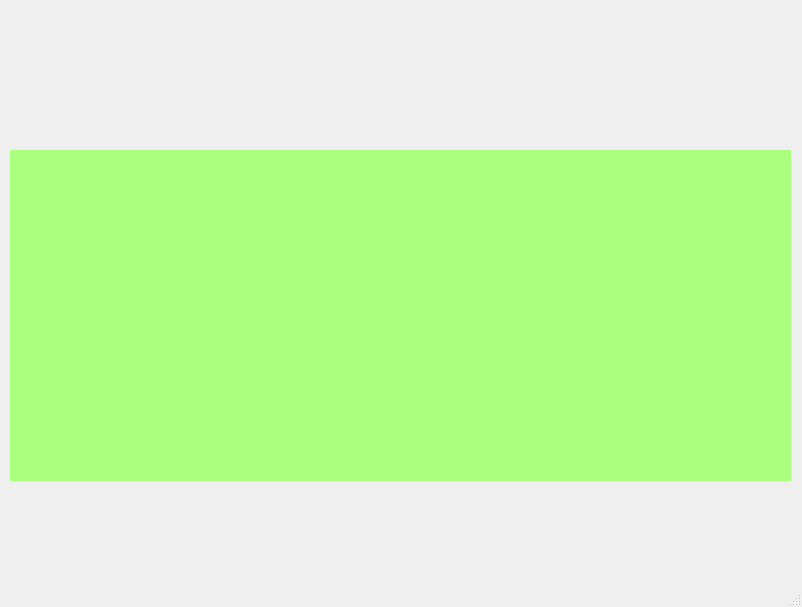
<?xml version="1.0" encoding="UTF-8"?>
<ui version="4.0">
 <class>MainWindow</class>
 <widget class="QMainWindow" name="MainWindow">
  <property name="geometry">
   <rect>
    <x>0</x>
    <y>0</y>
    <width>802</width>
    <height>607</height>
   </rect>
  </property>
  <property name="windowTitle">
   <string>MainWindow</string>
  </property>
  <widget class="QWidget" name="centralwidget">
   <widget class="PlotWidget" name="graphWidget" native="true">
    <property name="geometry">
     <rect>
      <x>10</x>
      <y>150</y>
      <width>781</width>
      <height>331</height>
     </rect>
    </property>
    <property name="palette">
     <palette>
      <active>
       <colorrole role="WindowText">
        <brush brushstyle="SolidPattern">
         <color alpha="255">
          <red>0</red>
          <green>0</green>
          <blue>0</blue>
         </color>
        </brush>
       </colorrole>
       <colorrole role="Button">
        <brush brushstyle="SolidPattern">
         <color alpha="255">
          <red>170</red>
          <green>255</green>
          <blue>127</blue>
         </color>
        </brush>
       </colorrole>
       <colorrole role="Light">
        <brush brushstyle="SolidPattern">
         <color alpha="255">
          <red>255</red>
          <green>255</green>
          <blue>255</blue>
         </color>
        </brush>
       </colorrole>
       <colorrole role="Midlight">
        <brush brushstyle="SolidPattern">
         <color alpha="255">
          <red>212</red>
          <green>255</green>
          <blue>191</blue>
         </color>
        </brush>
       </colorrole>
       <colorrole role="Dark">
        <brush brushstyle="SolidPattern">
         <color alpha="255">
          <red>85</red>
          <green>127</green>
          <blue>63</blue>
         </color>
        </brush>
       </colorrole>
       <colorrole role="Mid">
        <brush brushstyle="SolidPattern">
         <color alpha="255">
          <red>113</red>
          <green>170</green>
          <blue>84</blue>
         </color>
        </brush>
       </colorrole>
       <colorrole role="Text">
        <brush brushstyle="SolidPattern">
         <color alpha="255">
          <red>0</red>
          <green>0</green>
          <blue>0</blue>
         </color>
        </brush>
       </colorrole>
       <colorrole role="BrightText">
        <brush brushstyle="SolidPattern">
         <color alpha="255">
          <red>255</red>
          <green>255</green>
          <blue>255</blue>
         </color>
        </brush>
       </colorrole>
       <colorrole role="ButtonText">
        <brush brushstyle="SolidPattern">
         <color alpha="255">
          <red>0</red>
          <green>0</green>
          <blue>0</blue>
         </color>
        </brush>
       </colorrole>
       <colorrole role="Base">
        <brush brushstyle="SolidPattern">
         <color alpha="255">
          <red>255</red>
          <green>255</green>
          <blue>255</blue>
         </color>
        </brush>
       </colorrole>
       <colorrole role="Window">
        <brush brushstyle="SolidPattern">
         <color alpha="255">
          <red>170</red>
          <green>255</green>
          <blue>127</blue>
         </color>
        </brush>
       </colorrole>
       <colorrole role="Shadow">
        <brush brushstyle="SolidPattern">
         <color alpha="255">
          <red>0</red>
          <green>0</green>
          <blue>0</blue>
         </color>
        </brush>
       </colorrole>
       <colorrole role="AlternateBase">
        <brush brushstyle="SolidPattern">
         <color alpha="255">
          <red>212</red>
          <green>255</green>
          <blue>191</blue>
         </color>
        </brush>
       </colorrole>
       <colorrole role="ToolTipBase">
        <brush brushstyle="SolidPattern">
         <color alpha="255">
          <red>255</red>
          <green>255</green>
          <blue>220</blue>
         </color>
        </brush>
       </colorrole>
       <colorrole role="ToolTipText">
        <brush brushstyle="SolidPattern">
         <color alpha="255">
          <red>0</red>
          <green>0</green>
          <blue>0</blue>
         </color>
        </brush>
       </colorrole>
      </active>
      <inactive>
       <colorrole role="WindowText">
        <brush brushstyle="SolidPattern">
         <color alpha="255">
          <red>0</red>
          <green>0</green>
          <blue>0</blue>
         </color>
        </brush>
       </colorrole>
       <colorrole role="Button">
        <brush brushstyle="SolidPattern">
         <color alpha="255">
          <red>170</red>
          <green>255</green>
          <blue>127</blue>
         </color>
        </brush>
       </colorrole>
       <colorrole role="Light">
        <brush brushstyle="SolidPattern">
         <color alpha="255">
          <red>255</red>
          <green>255</green>
          <blue>255</blue>
         </color>
        </brush>
       </colorrole>
       <colorrole role="Midlight">
        <brush brushstyle="SolidPattern">
         <color alpha="255">
          <red>212</red>
          <green>255</green>
          <blue>191</blue>
         </color>
        </brush>
       </colorrole>
       <colorrole role="Dark">
        <brush brushstyle="SolidPattern">
         <color alpha="255">
          <red>85</red>
          <green>127</green>
          <blue>63</blue>
         </color>
        </brush>
       </colorrole>
       <colorrole role="Mid">
        <brush brushstyle="SolidPattern">
         <color alpha="255">
          <red>113</red>
          <green>170</green>
          <blue>84</blue>
         </color>
        </brush>
       </colorrole>
       <colorrole role="Text">
        <brush brushstyle="SolidPattern">
         <color alpha="255">
          <red>0</red>
          <green>0</green>
          <blue>0</blue>
         </color>
        </brush>
       </colorrole>
       <colorrole role="BrightText">
        <brush brushstyle="SolidPattern">
         <color alpha="255">
          <red>255</red>
          <green>255</green>
          <blue>255</blue>
         </color>
        </brush>
       </colorrole>
       <colorrole role="ButtonText">
        <brush brushstyle="SolidPattern">
         <color alpha="255">
          <red>0</red>
          <green>0</green>
          <blue>0</blue>
         </color>
        </brush>
       </colorrole>
       <colorrole role="Base">
        <brush brushstyle="SolidPattern">
         <color alpha="255">
          <red>255</red>
          <green>255</green>
          <blue>255</blue>
         </color>
        </brush>
       </colorrole>
       <colorrole role="Window">
        <brush brushstyle="SolidPattern">
         <color alpha="255">
          <red>170</red>
          <green>255</green>
          <blue>127</blue>
         </color>
        </brush>
       </colorrole>
       <colorrole role="Shadow">
        <brush brushstyle="SolidPattern">
         <color alpha="255">
          <red>0</red>
          <green>0</green>
          <blue>0</blue>
         </color>
        </brush>
       </colorrole>
       <colorrole role="AlternateBase">
        <brush brushstyle="SolidPattern">
         <color alpha="255">
          <red>212</red>
          <green>255</green>
          <blue>191</blue>
         </color>
        </brush>
       </colorrole>
       <colorrole role="ToolTipBase">
        <brush brushstyle="SolidPattern">
         <color alpha="255">
          <red>255</red>
          <green>255</green>
          <blue>220</blue>
         </color>
        </brush>
       </colorrole>
       <colorrole role="ToolTipText">
        <brush brushstyle="SolidPattern">
         <color alpha="255">
          <red>0</red>
          <green>0</green>
          <blue>0</blue>
         </color>
        </brush>
       </colorrole>
      </inactive>
      <disabled>
       <colorrole role="WindowText">
        <brush brushstyle="SolidPattern">
         <color alpha="255">
          <red>85</red>
          <green>127</green>
          <blue>63</blue>
         </color>
        </brush>
       </colorrole>
       <colorrole role="Button">
        <brush brushstyle="SolidPattern">
         <color alpha="255">
          <red>170</red>
          <green>255</green>
          <blue>127</blue>
         </color>
        </brush>
       </colorrole>
       <colorrole role="Light">
        <brush brushstyle="SolidPattern">
         <color alpha="255">
          <red>255</red>
          <green>255</green>
          <blue>255</blue>
         </color>
        </brush>
       </colorrole>
       <colorrole role="Midlight">
        <brush brushstyle="SolidPattern">
         <color alpha="255">
          <red>212</red>
          <green>255</green>
          <blue>191</blue>
         </color>
        </brush>
       </colorrole>
       <colorrole role="Dark">
        <brush brushstyle="SolidPattern">
         <color alpha="255">
          <red>85</red>
          <green>127</green>
          <blue>63</blue>
         </color>
        </brush>
       </colorrole>
       <colorrole role="Mid">
        <brush brushstyle="SolidPattern">
         <color alpha="255">
          <red>113</red>
          <green>170</green>
          <blue>84</blue>
         </color>
        </brush>
       </colorrole>
       <colorrole role="Text">
        <brush brushstyle="SolidPattern">
         <color alpha="255">
          <red>85</red>
          <green>127</green>
          <blue>63</blue>
         </color>
        </brush>
       </colorrole>
       <colorrole role="BrightText">
        <brush brushstyle="SolidPattern">
         <color alpha="255">
          <red>255</red>
          <green>255</green>
          <blue>255</blue>
         </color>
        </brush>
       </colorrole>
       <colorrole role="ButtonText">
        <brush brushstyle="SolidPattern">
         <color alpha="255">
          <red>85</red>
          <green>127</green>
          <blue>63</blue>
         </color>
        </brush>
       </colorrole>
       <colorrole role="Base">
        <brush brushstyle="SolidPattern">
         <color alpha="255">
          <red>170</red>
          <green>255</green>
          <blue>127</blue>
         </color>
        </brush>
       </colorrole>
       <colorrole role="Window">
        <brush brushstyle="SolidPattern">
         <color alpha="255">
          <red>170</red>
          <green>255</green>
          <blue>127</blue>
         </color>
        </brush>
       </colorrole>
       <colorrole role="Shadow">
        <brush brushstyle="SolidPattern">
         <color alpha="255">
          <red>0</red>
          <green>0</green>
          <blue>0</blue>
         </color>
        </brush>
       </colorrole>
       <colorrole role="AlternateBase">
        <brush brushstyle="SolidPattern">
         <color alpha="255">
          <red>170</red>
          <green>255</green>
          <blue>127</blue>
         </color>
        </brush>
       </colorrole>
       <colorrole role="ToolTipBase">
        <brush brushstyle="SolidPattern">
         <color alpha="255">
          <red>255</red>
          <green>255</green>
          <blue>220</blue>
         </color>
        </brush>
       </colorrole>
       <colorrole role="ToolTipText">
        <brush brushstyle="SolidPattern">
         <color alpha="255">
          <red>0</red>
          <green>0</green>
          <blue>0</blue>
         </color>
        </brush>
       </colorrole>
      </disabled>
     </palette>
    </property>
    <property name="autoFillBackground">
     <bool>true</bool>
    </property>
   </widget>
  </widget>
  <widget class="QMenuBar" name="menubar">
   <property name="geometry">
    <rect>
     <x>0</x>
     <y>0</y>
     <width>802</width>
     <height>18</height>
    </rect>
   </property>
  </widget>
  <widget class="QStatusBar" name="statusbar"/>
 </widget>
 <customwidgets>
  <customwidget>
   <class>PlotWidget</class>
   <extends>QWidget</extends>
   <header>pyqtgraph</header>
   <container>1</container>
  </customwidget>
 </customwidgets>
 <resources/>
 <connections/>
</ui>
